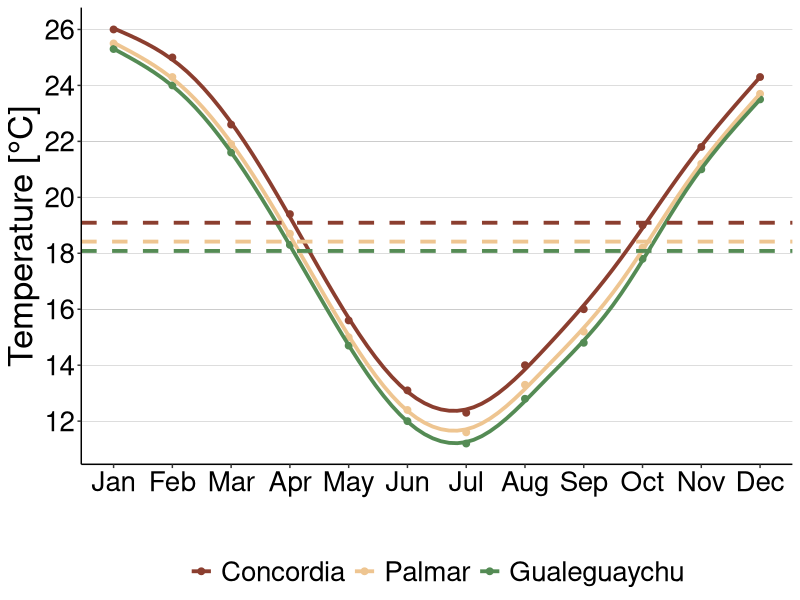
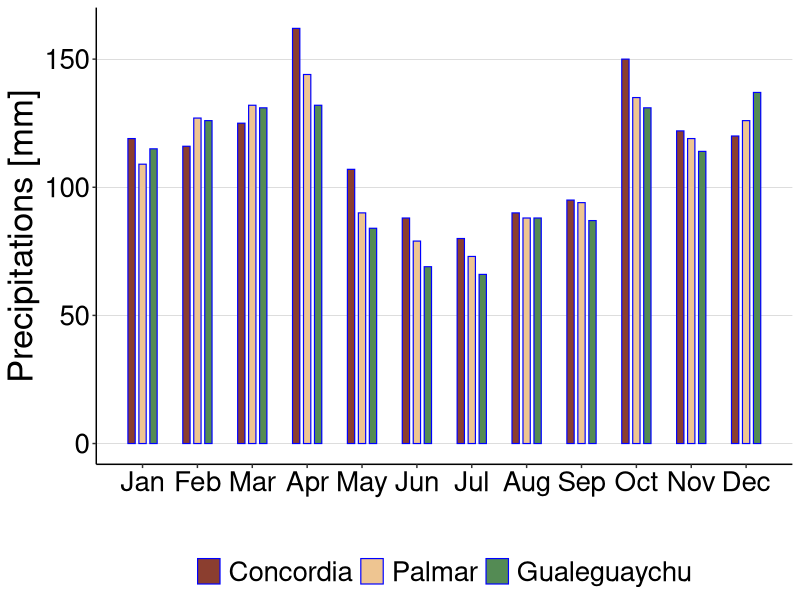

The R source for these figures, in order:
## ---- chunk 1
knitr::opts_chunk$set(warning = FALSE, message = FALSE, echo = FALSE)

#Load library
library(readxl)

#Create object "dataclim" which contains climate data
dataclim <- read_excel("database.xlsx", sheet = "historic")

dataclim$site<-factor(dataclim$site,levels=c("Concordia", "Palmar","Gualeguaychu"))

# months <- c("Jan", "Feb", "Mar", "Apr", "May", "Jun", "Jul", "Aug", "Sep", "Oct", "Nov", "Dec")
# dataclim$month<-factor(dataclim$month,levels=months)

## ---- chunk 2
knitr::opts_chunk$set(warning = FALSE, message = FALSE, echo = FALSE)

library(dplyr)



## ---- chunk 3
knitr::opts_chunk$set(warning = FALSE, message = FALSE, echo = FALSE)

library(ggplot2)
temp_month_clim<-ggplot(dataclim, aes(x=month, y=T_mean, color=site)) +
  geom_point(size=2)+
  geom_smooth(method = "gam",se=F,size=1.3)+
  # geom_errorbar(aes(ymin=T_min, ymax=T_max),
  #               width=0.2, position=position_dodge(0))+
  scale_color_manual(values=c("coral4","burlywood2","palegreen4"))+
  labs(y="Temperature [°C]", x="")+
  theme_classic()+
  theme(panel.grid.major.y = element_line(size=0.05, color='black'))+
  theme(panel.grid.major.x = element_blank())+
  theme(text = element_text(size=25, color='black'))+
  theme(axis.text = element_text(color='black'))+
  theme(legend.title=element_blank())+
  theme(legend.position = "bottom")+
  scale_x_continuous(breaks = 1:12, labels = c("Jan", "Feb", "Mar", "Apr", "May", "Jun", "Jul", "Aug", "Sep", "Oct", "Nov", "Dec"))+
   scale_y_continuous(breaks = seq(0, max(28), by = 2))+
  geom_hline(yintercept = 19.09166667, color = "coral4", linetype = "dashed", size = 1.3)+
  geom_hline(yintercept = 18.41666667, color = "burlywood2", linetype = "dashed", size = 1.3)+
  geom_hline(yintercept = 18.08333333, color = "palegreen4", linetype = "dashed", size = 1.3)
temp_month_clim
## ---- chunk 4
knitr::opts_chunk$set(warning = FALSE, message = FALSE, echo = FALSE)

library(ggplot2)
prec_month_clim<-ggplot(dataclim, aes(x=month, y=PP_mean, fill=site, width=.4)) +
  stat_summary(size = .4, geom = "bar",position=position_dodge(0.6), color="blue") +
  scale_fill_manual(values=c("coral4","burlywood2","palegreen4"))+
  labs(y="Precipitations [mm]", x="")+
  theme_classic()+
  theme(panel.grid.major.y = element_line(size=0.05, color='black'))+
  theme(panel.grid.major.x = element_blank())+
  theme(text = element_text(size=25, color='black'))+
  theme(axis.text = element_text(color='black'))+
  theme(legend.title=element_blank())+
  theme(legend.position = "bottom")+
  scale_x_continuous(breaks = 1:12, labels = c("Jan", "Feb", "Mar", "Apr", "May", "Jun", "Jul", "Aug", "Sep", "Oct", "Nov", "Dec"))
prec_month_clim

